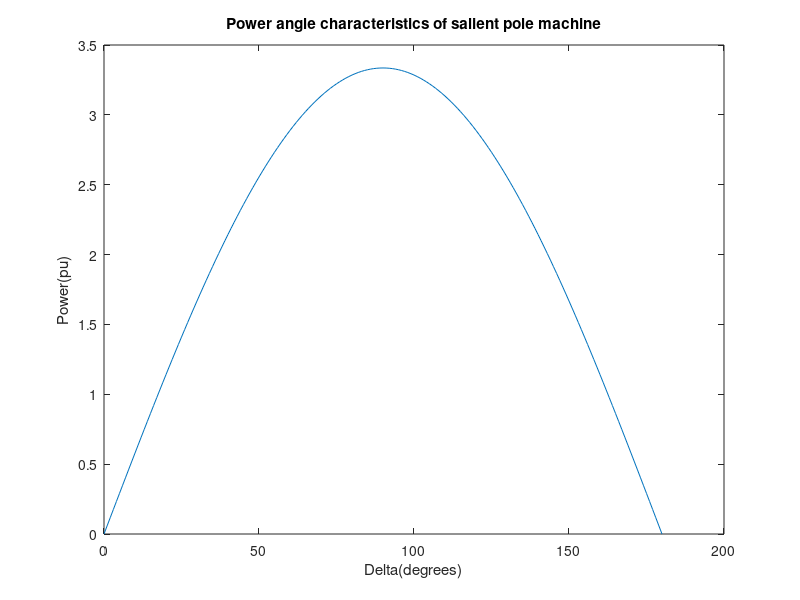

MATLAB code to generate this figure:
% Plot Power - angle characteristics of salient pole machine

% Q. A non- salient pole synchronous machine has the following parameters,
% zero armature resistance, synchronous reactance, of 0.e p.u. , terminal
% voltage of 1 p.u. , power factor of 0.8 and power of 0.5 p.u.. Write a
% program to obtain the power angle characteristics of machine.

clc;
close all;

%Initial Parameter values

Ra = 0; %Terminal Resistance
Xs = 0.3; %Synchronous Reactance
Vt = 1; %Terminal Voltage
Pf = 0.8; %Power Factor
P = 0.5; %Power

% Calculations

delta = 0:1:180;
del_rad = delta .* pi / 180; %conversion to radians

phi = acos(Pf); %From power factor

I = P / (Vt .* Pf);
Ia = (I .* Pf) - (I .* sin(phi));
Z = complex(Ra, Xs);
E = Vt + (Ia .* Z);

%Plot

Pm = (abs(E) .* abs(Vt)) / (Xs);
P_t = Pm .* sin(del_rad);
plot(delta, P_t);
xlabel('Delta(degrees)');
ylabel('Power(pu)');
title('Power angle characteristics of salient pole machine');
